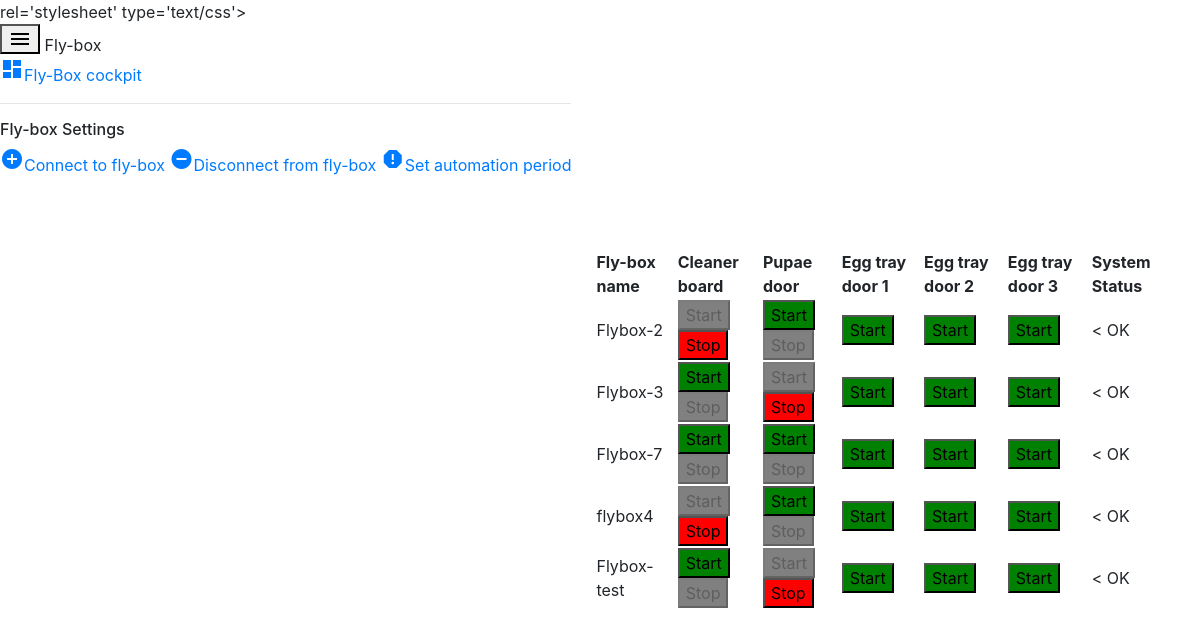
The page / on the database its author committed.
### home/models.py (models this page shows, shortened)
class Flyboxset(models.Model):
	title = models.CharField(max_length=250,null=False,unique=True)
	ipaddress = models.CharField(max_length=25, null=False)
	publish = models.DateTimeField(default=timezone.now)
	created = models.DateTimeField(auto_now_add=True)
	updated = models.DateTimeField(auto_now=True)
	def get_first_image(self):
	    reviews = Automation.objects.get(flybox=self.id)
	    return reviews.setupcompleted
	def get_cd_enabled(self):
	    reviews = Automation.objects.get(flybox=self.id)
	    return reviews.cdenabled
	def get_pd_enabled(self):
	    reviews = Automationpd.objects.get(flybox=self.id)
	    return reviews.pdenabled

### home/views.py (the view)
# urls.py: path('', views.homepage, name='homepage'),
def homepage(request):
    posts = Flyboxset.objects.all()
    poster = Setup.objects.all()
    return render(request, 'home/home.html', {'posts': posts,'poster':poster})

### home/templates/home/home.html (shortened to what this page needs)
{% extends "home/base.html" %}
{% block selected %}mdc-list-item--selected{% endblock %}
{% block content %}
<main class="mdc-drawer-app-content main-content">
    <div class="mdc-data-table">
  <table class="mdc-data-table__table" aria-label="Dessert calories">
    <thead>
      <tr class="mdc-data-table__header-row">
        <th class="mdc-data-table__header-cell" role="columnheader" scope="col">Fly-box name</th>
        <th class="mdc-data-table__header-cell mdc-data-table__header-cell--numeric" role="columnheader" scope="col">Cleaner board</th>
        <th class="mdc-data-table__header-cell mdc-data-table__header-cell--numeric" role="columnheader" scope="col">Pupae door</th>
        <th class="mdc-data-table__header-cell" role="columnheader" scope="col">Egg tray door 1</th>
        <th class="mdc-data-table__header-cell" role="columnheader" scope="col">Egg tray door 2</th>
        <th class="mdc-data-table__header-cell" role="columnheader" scope="col">Egg tray door 3</th>
        <th class="mdc-data-table__header-cell" role="columnheader" scope="col">System Status</th>
      </tr>
    </thead>
    <tbody class="mdc-data-table__content">
    	{% for post in posts %}
      <form action="startautomation/" method="get" id="{{post.title}}form">{% csrf_token %}
        {% if post.get_first_image %}
      <tr class="mdc-data-table__row">
        <td class="mdc-data-table__cell">{{post.title}}</td>
         <td class="mdc-data-table__cell">
           {% if post.get_cd_enabled %} <button class="mdc-button mdc-button--raised start" style="
    background-color: grey;
" type="submit" disabled  >   Start</button> <button class="mdc-button mdc-button--raised" style="
    background-color: red;
"  type="button"  onclick="window.location.href = '/startautomation/?dept_id={{post.id}}&user_name=stopcd';" >   Stop</button> {%else%}
<button class="mdc-button mdc-button--raised start" style="
    background-color: green;
" onclick="window.location.href = '/startautomation/?dept_id={{post.id}}&user_name=startcd';" type="button" >   Start</button> <button class="mdc-button mdc-button--raised" style="
    background-color: grey;
" disabled>   Stop</button>
{%endif%}
</td>
<td class="mdc-data-table__cell">    {% if post.get_pd_enabled %} <button class="mdc-button mdc-button--raised start" style="
    background-color: grey;
" type="submit" disabled>   Start</button> <button class="mdc-button mdc-button--raised" style="
    background-color: red;
" onclick="window.location.href = '/startautomation/?dept_id={{post.id}}&user_name=stoppd';" type="button"  >   Stop</button> {%else%}
<button class="mdc-button mdc-button--raised start" style="
    background-color: green;
" onclick="window.location.href = '/startautomation/?dept_id={{post.id}}&user_name=startpd';" type="button" >   Start</button> <button class="mdc-button mdc-button--raised" style="
    background-color: grey;
"  disabled>   Stop</button>
{%endif%}</td>
        {% endif %}
        <td class="mdc-data-table__cell"><button class="mdc-button mdc-button--raised start" style="
    background-color: green;
" onclick="window.location.href = '/startautomation/?dept_id={{post.id}}&user_name=startetd1';" type="button" >   Start</button></td>
<td class="mdc-data-table__cell"><button class="mdc-button mdc-button--raised start" style="
    background-color: green;
" onclick="window.location.href = '/startautomation/?dept_id={{post.id}}&user_name=startetd2';" type="button" >   Start</button></td>
<td class="mdc-data-table__cell"><button class="mdc-button mdc-button--raised start" style="
    background-color: green;
" onclick="window.location.href = '/startautomation/?dept_id={{post.id}}&user_name=startetd3';" type="button" >   Start</button> </td>
<td class="mdc-data-table__cell"><  OK</td>    </tr>
     {%endfor%}
    </tbody>
  </table>
</div>
  </main>
{% endblock %}

### static/css/base.css (style rules this page uses)
html { height: 100%; }
body { display: -webkit-box; display: flex; -webkit-box-orient: vertical; -webkit-box-direction: normal; flex-direction: column; min-height: 100%; margin: 0; font-family: 'Lora', serif; background-color: #FEF9EA; }
.main-content { display: -webkit-box; display: flex; -webkit-box-orient: vertical; -webkit-box-direction: normal; flex-direction: column; -webkit-box-align: center; align-items: center; -webkit-box-pack: center; justify-content: center; -webkit-box-flex: 1; flex: 1; padding: 1.5rem; }
.start { background-color: green; }

### rows shown on the page
Flyboxset: title "Flybox-2"
Flyboxset: title "Flybox-3"
Flyboxset: title "Flybox-7"
Flyboxset: title "flybox4"
Flyboxset: title "Flybox-test"
